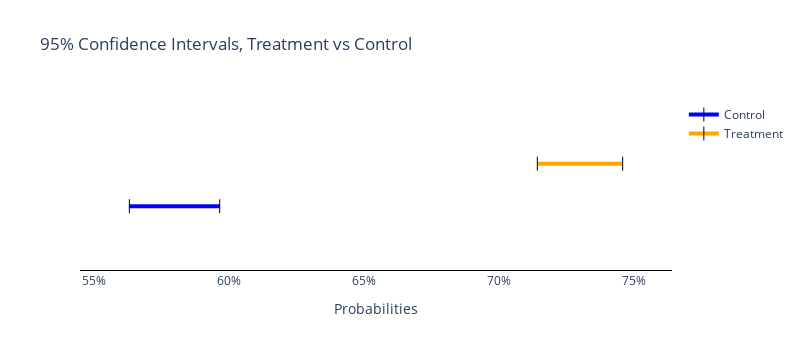

Notebook code cell kept with this figure:
### Code cell
figs[0]

### Figure 1 — Plotly figure (JSON) as saved in the notebook; plotly's stock layout.template omitted (floating-point values rounded to 4 significant figures)
{"data": [{"line": {"color": "blue", "width": 4}, "marker": {"color": "black", "size": 10, "symbol": "line-ns-open"}, "mode": "lines+markers", "name": "Control", "type": "scatter", "x": [0.5632, 0.5966], "y": [0.75, 0.75]}, {"line": {"color": "orange", "width": 4}, "marker": {"color": "black", "size": 10, "symbol": "line-ns-open"}, "mode": "lines+markers", "name": "Treatment", "type": "scatter", "x": [0.7141, 0.7457], "y": [1.25, 1.25]}], "layout": {"height": 350, "plot_bgcolor": "white", "title": {"text": "95% Confidence Intervals, Treatment vs Control"}, "width": 800, "xaxis": {"linecolor": "black", "range": [0.5449, 0.764], "showgrid": false, "showline": true, "tickformat": ",.0%", "title": {"text": "Probabilities"}, "zeroline": false}, "yaxis": {"linecolor": "black", "range": [0, 2], "showgrid": false, "showline": true, "visible": false, "zeroline": false}}}
